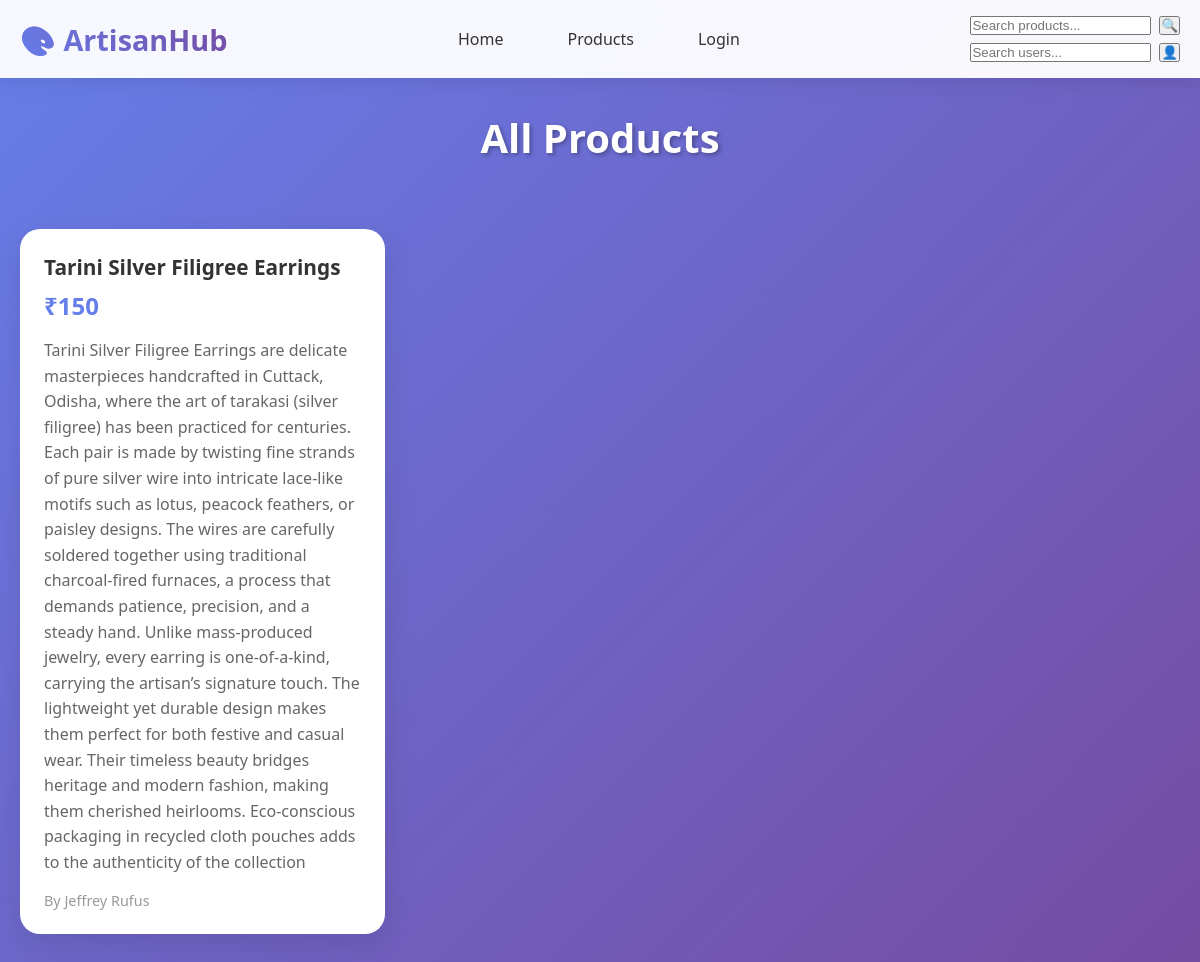
/products, run on an earlier commit of the app's database.
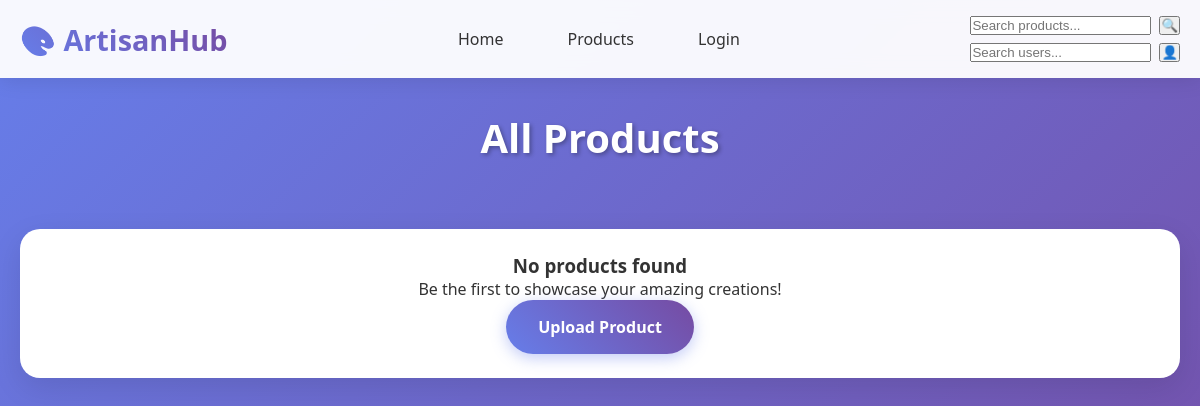
And on a later commit of the database.
### app_shop.py (models this page shows)
class Product(Base):
    __tablename__ = "products"
    id = Column(Integer, primary_key=True, index=True)
    name = Column(String, index=True)
    details = Column(Text)
    price = Column(String)
    image_path = Column(String)
    user_id = Column(Integer, ForeignKey("users.id"))
    user = relationship("User", back_populates="products")
    __table_args__ = (UniqueConstraint('user_id', 'name', name='unique_user_product'),)

class User(Base):
    __tablename__ = "users"
    id = Column(Integer, primary_key=True, index=True)
    username = Column(String, unique=True, index=True)
    password = Column(String)
    is_admin = Column(Boolean, default=False)
    session_id = Column(String, unique=True, nullable=True)
    products = relationship("Product", back_populates="user")

### app_shop.py (the view)
@app.get("/products", response_class=HTMLResponse)
async def all_products(
    request: Request,
    db: Session = Depends(get_db),
    current_user: User = Depends(get_current_user)
):
    products = db.query(Product).order_by(Product.id.desc()).all()
    tpl = env.get_template("products.html")
    return tpl.render(
        title="All Products - ArtisanHub",
        products=products,
        current_user=current_user
    )

### shop_data/templates/products.html (shortened to what this page needs)
{% extends 'base.html' %}
{% block content %}
<div class="container">
    <h1 class="page-title">All Products</h1>
    <div class="grid">
        {% for p in products %}
        <div class="card product">
            <h3>{{ p.name }}</h3>
            <div class="price">₹{{ p.price }}</div>
            <p>{{ p.details }}</p>
            <div class="author">By {{ p.user.username }}</div>
        </div>
        {% endfor %}
        {% if products|length == 0 %}
        <div class="card" style="text-align: center; grid-column: 1/-1;">
            <h3>No products found</h3>
            <p>Be the first to showcase your amazing creations!</p>
            <a href="/upload" class="btn">Upload Product</a>
        </div>
        {% endif %}
    </div>
</div>
{% endblock %}

### shop_data/templates/base.html (shortened to what this page needs)
<!doctype html>
<html lang="en">
<head>
    <link rel="stylesheet" href="/static/styles.css">
</head>
<body>
    <header>
        <div class="container">
            <nav class="navbar">
                <a href="/" class="logo">🎨 ArtisanHub</a>
                <div class="nav-links">
                    <a href="/">Home</a>
                    <a href="/products">Products</a>
                    {% if current_user %}
                        {% if current_user.is_admin %}
                            <a href="/admin">Admin</a>
                        {% endif %}
                        <a href="/user/{{ current_user.username }}">My Profile</a>
                        <a href="/logout" class="nav-button logout">Logout ({{ current_user.username }})</a>
                    {% else %}
                        <a href="/login" class="nav-button login">Login</a>
                    {% endif %}
                </div>
                <div class="search-bars">
                    <form action="/search" method="get" style="display: flex; gap: 0.5rem; margin-bottom: 0.5rem;">
                        <input type="text" name="q" placeholder="Search products..." />
                        <button type="submit">🔍</button>
                    </form>
                    <form action="/search/users" method="get" style="display: flex; gap: 0.5rem;">
                        <input type="text" name="u" placeholder="Search users..." />
                        <button type="submit">👤</button>
                    </form>
                </div>
            </nav>
        </div>
    </header>
    <main>
        {% block content %}{% endblock %}
    </main>
</body>
</html>

### shop_data/static/styles.css (style rules this page uses)
* { margin: 0; padding: 0; box-sizing: border-box; }
body { font-family: 'Segoe UI', Tahoma, Geneva, Verdana, sans-serif; background: linear-gradient(135deg, #667eea 0%, #764ba2 100%); min-height: 100vh; color: #333; }
.container { max-width: 1200px; margin: 0 auto; padding: 0 20px; }
header { background: rgba(255,255,255,0.95); backdrop-filter: blur(10px); box-shadow: 0 2px 20px rgba(0,0,0,0.1); position: sticky; top: 0; z-index: 100; }
.navbar { display: flex; justify-content: space-between; align-items: center; padding: 1rem 0; }
.logo { font-size: 1.8rem; font-weight: bold; background: linear-gradient(45deg, #667eea, #764ba2); -webkit-background-clip: text; -webkit-text-fill-color: transparent; text-decoration: none; }
.nav-links { display: flex; gap: 2rem; align-items: center; }
.nav-links a { text-decoration: none; color: #333; font-weight: 500; transition: color 0.3s; padding: 0.5rem 1rem; border-radius: 8px; }
.btn { display: inline-block; background: linear-gradient(45deg, #667eea, #764ba2); color: white; padding: 1rem 2rem; text-decoration: none; border-radius: 30px; font-weight: 600; transition: transform 0.3s, box-shadow 0.3s; box-shadow: 0 4px 15px rgba(102,126,234,0.4); border: none; cursor: pointer; }
.grid { display: grid; grid-template-columns: repeat(auto-fill, minmax(300px, 1fr)); gap: 2rem; padding: 2rem 0; }
.card { background: white; border-radius: 20px; padding: 1.5rem; box-shadow: 0 10px 30px rgba(0,0,0,0.1); transition: transform 0.3s, box-shadow 0.3s; overflow: hidden; }
.page-title { text-align: center; color: white; font-size: 2.5rem; margin: 2rem 0; text-shadow: 2px 2px 4px rgba(0,0,0,0.3); }

What changed in the data, as far as the page shows it:
removed Product: name "Tarini Silver Filigree Earrings", price "150", details "Tarini Silver Filigree Earrings are delicate masterpieces handcrafted in Cuttack, Odisha, where the art of tarakasi (silver filigree) has been practiced for centuries. Each pair is made by twisting fine strands of pure silver wire into intricate lace-like motifs such as lotus, peacock feathers, or paisley designs. The wires are carefully soldered together using traditional charcoal-fired furnaces, a process that demands patience, precision, and a steady hand. Unlike mass-produced jewelry, every earring is one-of-a-kind, carrying the artisan’s signature touch. The lightweight yet durable design makes them perfect for both festive and casual wear. Their timeless beauty bridges heritage and…", user.username "Jeffrey Rufus"
Also different on the page:
text now shown: "No products found Be the first to showcase your amazing creations! Upload Product"
